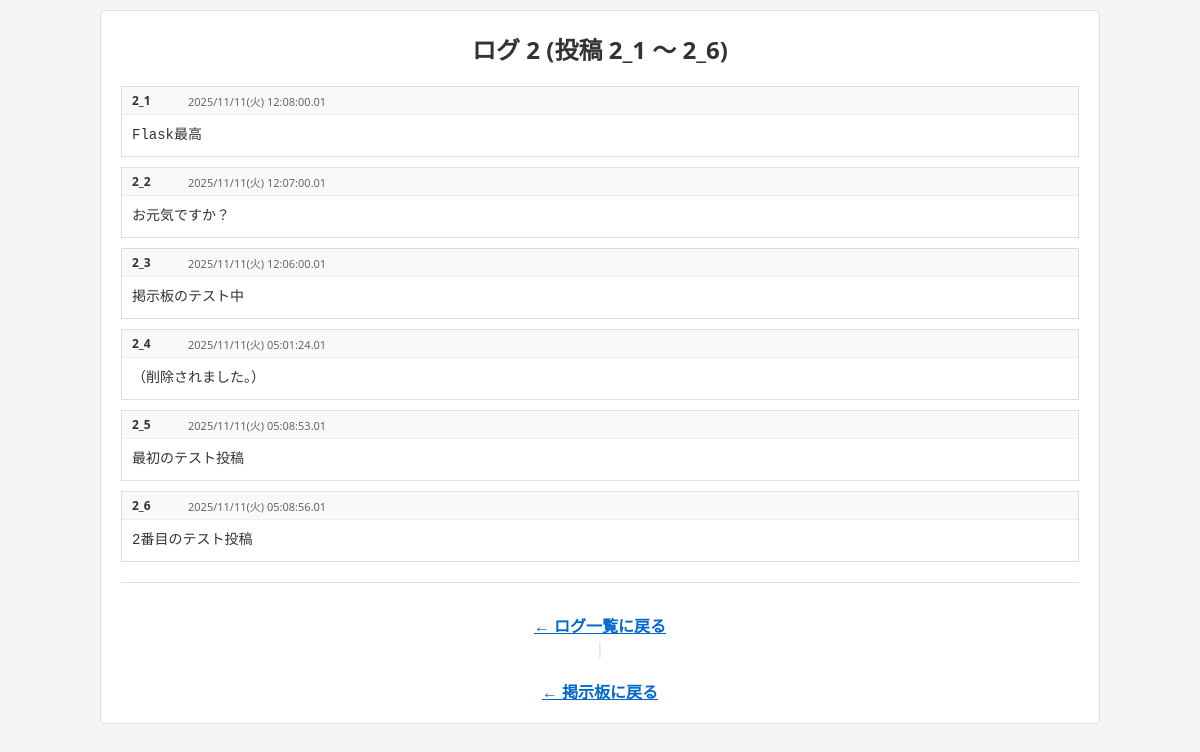
The app's page /board/log/2, older data.
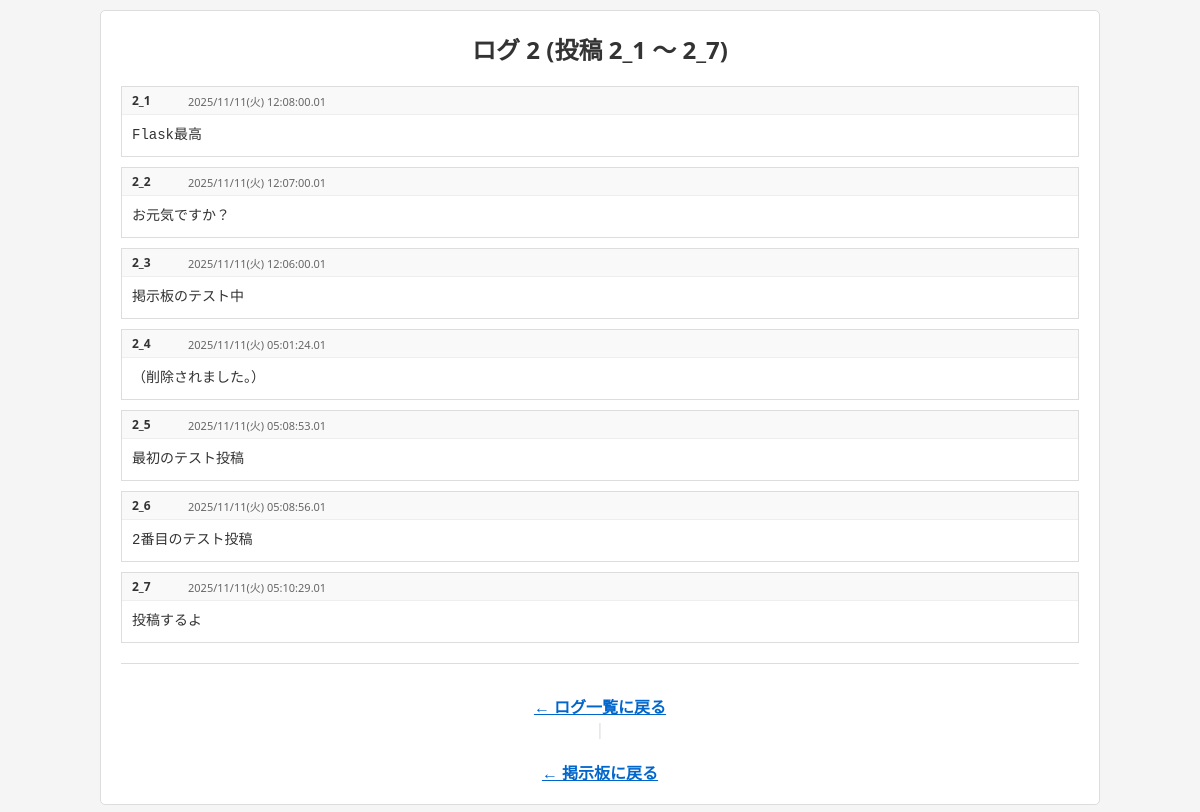
The same page, newer data.
### tables this page shows
CREATE TABLE posts (
                id INTEGER PRIMARY KEY AUTOINCREMENT,
                log_id INTEGER NOT NULL,
                local_id INTEGER NOT NULL,
                username TEXT NOT NULL,
                content TEXT NOT NULL,
                created_at TEXT NOT NULL,
                updated_at TEXT NULL,
                deleted_at TEXT NULL,
                session_id TEXT,
                UNIQUE(log_id, local_id)
            );

### apps/board/blueprint.py (the view)
@board_bp.route('/log/<int:log_num>')
def view_log(log_num):
    with get_db() as db:
        posts = db.execute('SELECT *, (log_id || "_" || local_id) AS post_id FROM posts WHERE log_id = ? ORDER BY local_id', (log_num,)).fetchall()
    if not posts:
        abort(404)
    posts_display = []
    for post in posts:
        post_display = dict(post)
        post_display['display_id'] = post['post_id']
        post_display['formatted_time'] = format_datetime_for_display(post['created_at'])
        if post['deleted_at']:
            post_display['content'] = '（削除されました。）'
        posts_display.append(post_display)
    return render_template('log_view.html', log_num=log_num, posts=posts_display)

### apps/board/blueprint.py (called while the page is built)
def get_db():
    db = sqlite3.connect(DATABASE)
    db.row_factory = sqlite3.Row
    return db

def format_datetime_for_display(dt_str):
    try:
        dt = datetime.strptime(dt_str, '%Y-%m-%d %H:%M:%S')
        weekdays = ['月', '火', '水', '木', '金', '土', '日']
        weekday = weekdays[dt.weekday()]
        return dt.strftime(f'%Y/%m/%d({weekday}) %H:%M:%S.01')
    except:
        return dt_str

### apps/board/templates/log_view.html (shortened to what this page needs)
<!DOCTYPE html>
<html lang="ja">
<head>
    <link rel="stylesheet" href="{{ url_for('board.static', filename='board.css') }}">
</head>
<body>
    <div class="container">
        <h1>ログ {{ log_num }} (投稿 {{ log_num }}_1 ～ {{ log_num }}_{{ posts|length }})</h1>
        <div class="log-viewer">
            {% if posts %}
            <div class="posts-list">
                {% for post in posts %}
                <div class="post {% if post.is_deleted %}post-deleted{% endif %}" id="post-{{ post.post_id }}">
                    <div class="post-header">
                        <span class="post-number">{{ post.display_id }}</span>
                        <span class="post-time">{{ post.formatted_time }}</span>
                    </div>
                    <div class="post-content">{{ post.content }}</div>
                </div>
                {% endfor %}
            </div>
            {% else %}
            <p class="no-posts">ログが見つかりません。</p>
            {% endif %}
        </div>
        <div class="log-nav">
            <a href="/board/logs" class="back-link">← ログ一覧に戻る</a>
            <span class="nav-divider">|</span>
            <a href="/board" class="back-link">← 掲示板に戻る</a>
        </div>
    </div>
</body>
</html>

### apps/board/static/board.css (style rules this page uses)
body { font-family: 'Segoe UI', 'Yu Gothic', sans-serif; max-width: 1000px; margin: 0 auto; padding: 10px; background: #f5f5f5; color: #333; }
.container { background: white; padding: 20px; border: 1px solid #ddd; border-radius: 5px; }
h1 { text-align: center; margin: 0 0 20px 0; font-size: 24px; color: #333; }
.posts-list { margin-bottom: 20px; }
.post { border: 1px solid #ddd; margin-bottom: 10px; background: white; padding: 0; }
.post-header { background: #f9f9fa; padding: 5px 10px; border-bottom: 1px solid #eeeeee; font-size: 12px; display: flex; align-items: center; gap: 8px; flex-wrap: wrap; }
.post-number { font-weight: bold; color: #333; min-width: 40px; }
.post-time { color: #666666; font-size: 11px; }
.post-content { padding: 10px; white-space: pre-wrap; word-wrap: break-word; line-height: 1.5; color: #333; font-size: 14px; font-family: 'Courier New', monospace; text-align: left; }
.back-link { display: block; text-align: center; margin-top: 20px; color: #0066cc; text-decoration: underline; font-weight: bold; }
.log-viewer { margin-bottom: 20px; }
.log-nav { text-align: center; margin-top: 20px; padding-top: 10px; border-top: 1px solid #ddd; }
.nav-divider { color: #ddd; margin: 0 10px; }

Row changes from the older to the newer data that the page shows:
added posts: display_id "2_7", formatted_time "2025/11/11(火) 05:10:29.01", content "投稿するよ"
Text that changed along with them:
{{ posts|length }}: "6" → "7"
